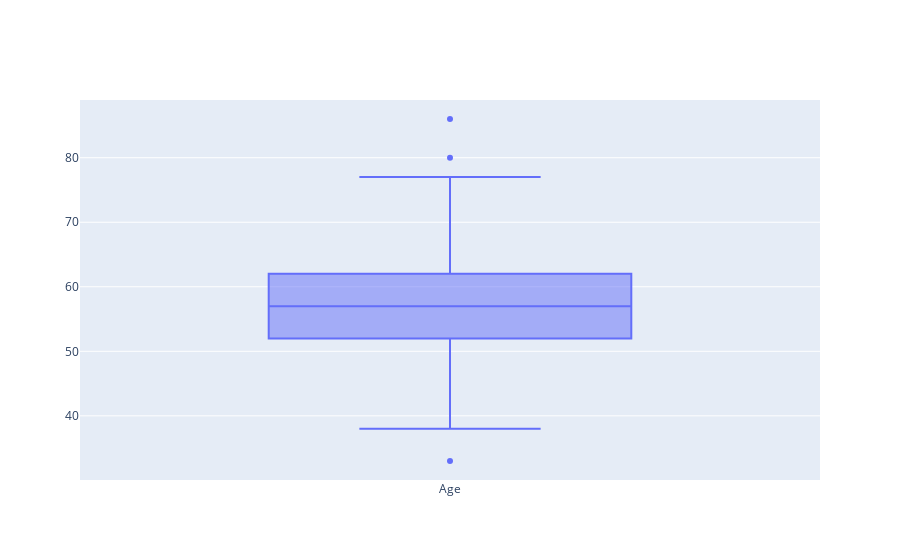

Notebook code for this chart:
### Code cell
fig = go.Figure()
fig.add_trace(go.Box(y = E_S['Age'], name='Age'))
fig.show()

### Figure 1 — Plotly figure (JSON) as saved in the notebook; plotly's stock layout.template omitted (floating-point values rounded to 4 significant figures; data arrays with more than 128 entries replaced by an {"elided": "..."} marker saying what was removed)
{"data": [{"name": "Age", "type": "box", "y": {"elided": "177 int values"}}], "layout": {}}
